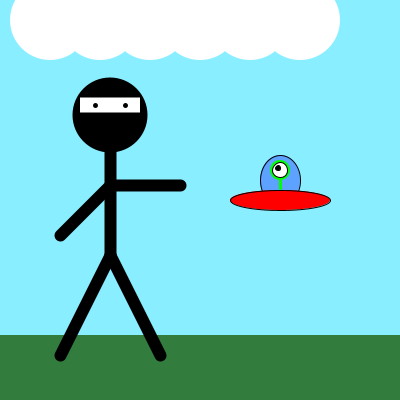
Frame 1 (no input)
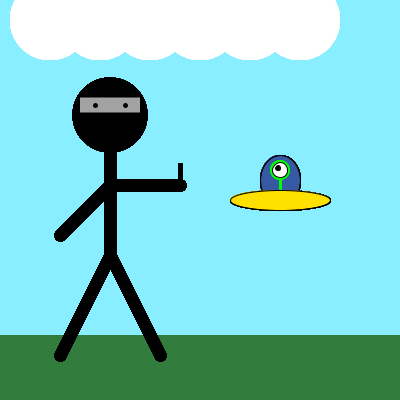
Frame 60 (the mouse pressed at the canvas centre just before this capture)
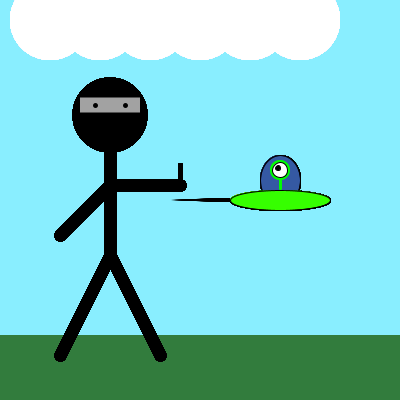
Frame 120 (the mouse held since frame 60 and released just before this capture)

The Processing sketch that drew these frames (run headless with seeded random() and noise(); from frame 60 on, the mouse is pressed at the canvas centre):

// Processing sketch: processing_18992
// ── processing_18992.pde

void setup(){
  size (400,400);
background(137,238,255);
frameRate(50);
fill(50,124,61);
noStroke();
rectMode(CORNERS);
rect(0,335,400,400);
colorMode(RGB);
}

int time = 0;
float x = 0;
float y = 0;
float z = 0;
float s = 0;
float t = 0;

void draw(){
  smooth();
  colorMode(RGB);
  fill(0);
  ellipseMode(CENTER);
  ellipse(110,115,75,75);
  stroke(0);
  strokeWeight(12);
  line(110,115,110,255);
  line(110,255,160,355);
  line(110,255,60,355);
  line(110,185,180,185);
  line(110,185,60,235);
  fill(255);
  
  noStroke();
  rectMode(CENTER);
  rect(110,105,60,15);
  stroke(0);
  strokeWeight(5);
  point(95,105);
   point(125,105);
  strokeWeight(1);
   fill(82,141,255,200);
  ellipse(280,180,40,50);
  colorMode(HSB,width);
 fill(x,400,400);
  ellipse(280,200,100,20);
  colorMode(RGB);
  noStroke();
  fill(0,400,0);
  ellipse(280,170,20,20);
  stroke(0,400,0);
  strokeWeight(3);
  line(280,170,280,188);
  stroke(0);
  strokeWeight(1);
  fill(400);
  ellipse(280,170,15,15);
  fill(0);
  ellipse(278,168,5,5);

strokeWeight(5);
stroke(0);
line(180,185,180,185-t);

for(int k= 50;k<350;k+=50){
  fill(400);
  noStroke();

  ellipse(k,20,80,80);
}
fill(0);

  time++;
  x++;
  y++;
  z++;
  s++;
  t++;

if(t>20){
  t=20;
}

if(time > 100){
  strokeWeight(1);
  
  triangle(290-x,200,340-x,202,340-x,198); 
  if(x>200){
    x=200;
    noStroke();
    fill(400,0,0);
    ellipseMode(CORNER);
    ellipse(110,198,5,y-200);
    time++;
 
  }

 if(y>350){
   y=350;
  ellipseMode(CENTER);
  ellipse(110,350,z-350,s-350); 
  
}
if(z>410){
  z=410;
}
if(s>375){
  s=375;
  fill(0);
  stroke(0);
 strokeWeight(5);
  
  line(85,95,105,115);
  line(105,95,85,115);
   line(115,95,135,115);
  line(135,95,115,115);
  
}

}

}
